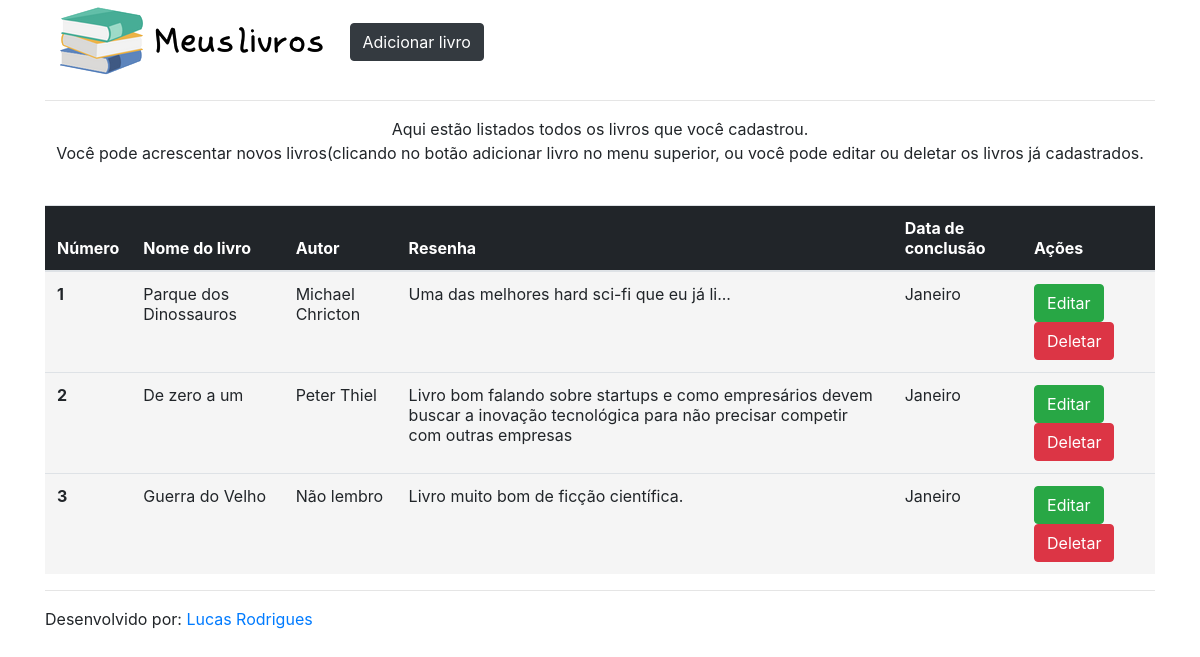
Before: / with the older database file.
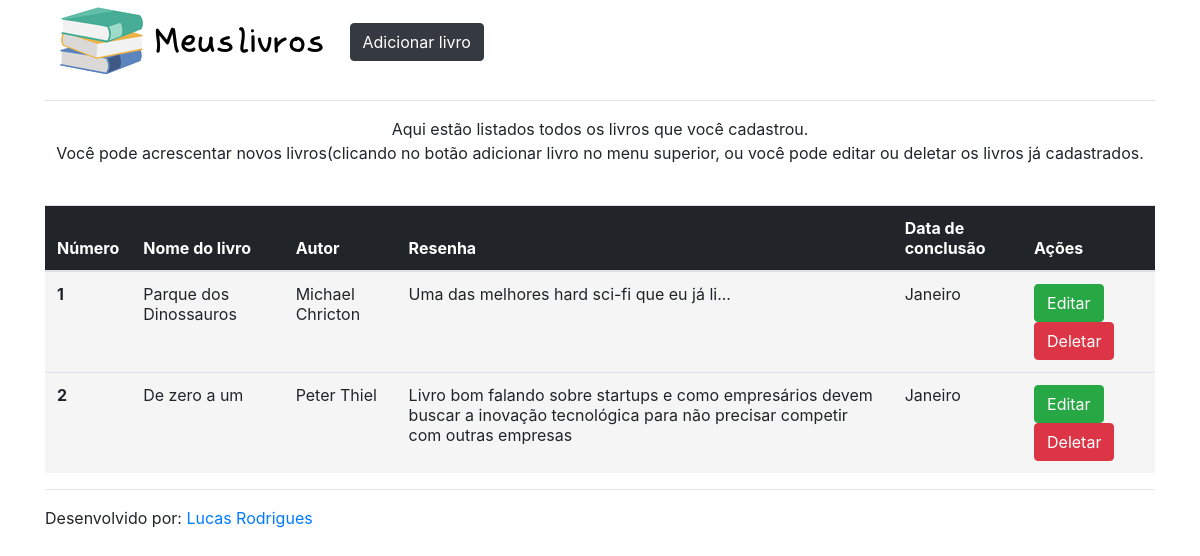
After: the same page with the newer database file.
### meusLivrosApp/models.py (models this page shows, shortened)
class Livro(models.Model):
    nome = models.CharField(max_length=200, null=True, blank=False)
    autor = models.CharField(max_length=200, blank=True, null=True)
    resenha = models.TextField(null=True, blank=True)
    data = models.CharField(max_length=200, null=True, blank=True)
    capa = models.ImageField(null=True, blank=True, upload_to='imagens', default='capa-default.png')
    editora = models.CharField(max_length=200, null=True, blank=True)
    ano = models.CharField(max_length=5, null=True, blank=True)
    criado = models.DateTimeField(auto_now_add=True)
    id = models.UUIDField(default=uuid.uuid4, unique=True, primary_key=True, editable=False)

### meusLivrosApp/views.py (the view)
# urls.py: path('', views.livros, name='livros'),
def livros(request):
    num_livro = 1
    livros = Livro.objects.all()
    contexto = {'livros': livros, 'numeracao': num_livro}
    return render(request, 'meusLivrosApp/index.html', contexto)

### meusLivrosApp/templates/meusLivrosApp/index.html (shortened to what this page needs)
<div class="container">
{% extends 'main.html' %}
{% load static %}
{% block content %}
  <hr>
  <p style="text-align:center">Aqui estão listados todos os livros que você cadastrou.<br> Você pode acrescentar novos
    livros(clicando no botão adicionar livro no menu superior, ou você pode editar ou deletar os livros já cadastrados.</p>
  <br>
  <table class="table overflow-y:hidden" style="box-sizing:border-box">
  <thead>
    <tr>
      <th class="table-dark" scope="col" style="padding:20 text-align:center">Número</th>
      <th class="table-dark" scope="col" style="padding:20 text-align:center">Nome do livro</th>
      <th class="table-dark" scope="col" style="padding:20 text-align:center">Autor</th>
      <th class="table-dark" scope="col" style="padding:20 text-align:center">Resenha</th>
      <th class="table-dark" scope="col" style="padding:20 text-align:center">Data de conclusão</th>
      <th class="table-dark" scope="col" >Ações</th>
    </tr>
  </thead>
  <tbody>
    {% for livro in livros %}
    <tr style="background-color:#F5F5F5" >
      <th scope="row">{{ forloop.counter }}</th>
      <td>{{livro.nome}}</td>
      {% if livro.autor == None %}
      <td>Desconhecido</td>
      {% else %}
      <td>{{livro.autor}}</td>
      {% endif %}
      <td>{{livro.resenha}}</td>
      {% if livro.data == None %}
      <td>Sem data cadastrada</td>
      {% else %}
      <td>{{livro.data}}</td>
      {% endif %}
      <td>
      <a type="submit" href="{% url 'editar-livro' livro.id %}" class="btn btn-success">Editar</a>
      <a type="submit" href="{% url 'deletar-livro' livro.id %}" class="btn btn-danger">Deletar</a>
      </td>
    </tr>
    {% endfor %}
  </tbody>
</table>
{% endblock content %}

### templates/main.html (shortened to what this page needs)
<!DOCTYPE html>
{% load static %}
<html lang="en">
<head>
    <link rel="stylesheet" href="https://stackpath.bootstrapcdn.com/bootstrap/4.1.3/css/bootstrap.min.css">
    <link rel="stylesheet" href="{% static 'styles.css' %}">
</head>
<body>
<a href="{% url 'livros' %}"><img src="{% static 'imagens/imagens/meus_livros_transparente.png' %}"/></a>
<a class="btn btn-dark" href="{% url 'adicionar-livro' %}">Adicionar livro</a>
{% block content %}
{% endblock content %}
<hr>
<footer>
Desenvolvido por:  <a href="https://instagram.com/rodrigueslucas.rj" target="_blank">Lucas Rodrigues</a>
</footer>
</body>
</html>

### static/styles.css (style rules this page uses)
table { display: block; width:100%; }

Changed rows visible on the page:
removed Livro: nome "Guerra do Velho", autor "Não lembro", resenha "Livro muito bom de ficção científica.", data "Janeiro"
